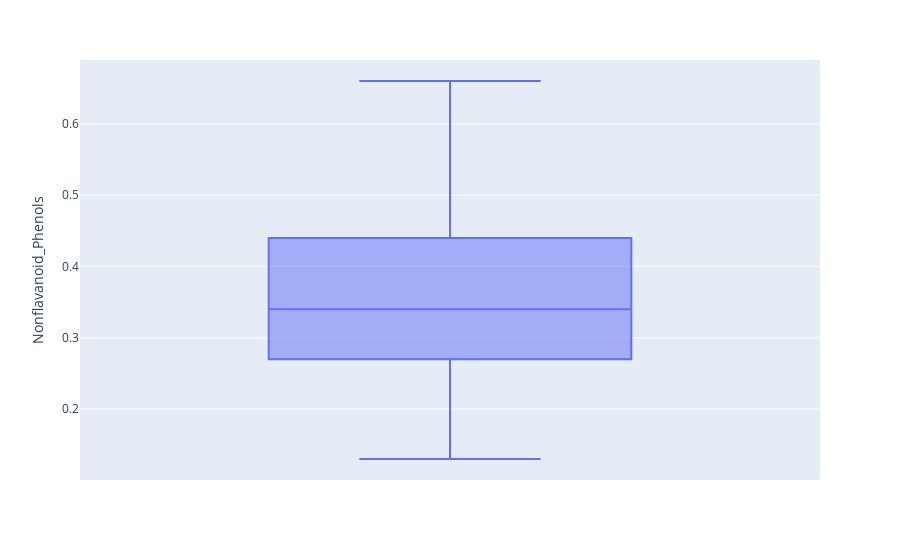

The code cell stored with this chart in its notebook:
### Code cell
fig = plt.figure(figsize=(8,6))
px.box(df, y='Nonflavanoid_Phenols')

### Figure 1 — Plotly figure (JSON) as saved in the notebook; plotly's stock layout.template omitted (floating-point values rounded to 4 significant figures; data arrays with more than 128 entries replaced by an {"elided": "..."} marker saying what was removed)
{"data": [{"alignmentgroup": "True", "hovertemplate": "Nonflavanoid_Phenols=%{y}<extra></extra>", "legendgroup": "", "marker": {"color": "#636efa"}, "name": "", "notched": false, "offsetgroup": "", "orientation": "v", "showlegend": false, "type": "box", "x0": " ", "xaxis": "x", "y": {"elided": "178 float values"}, "y0": " ", "yaxis": "y"}], "layout": {"boxmode": "group", "legend": {"tracegroupgap": 0}, "margin": {"t": 60}, "xaxis": {"anchor": "y", "domain": [0, 1]}, "yaxis": {"anchor": "x", "domain": [0, 1], "title": {"text": "Nonflavanoid_Phenols"}}}}
